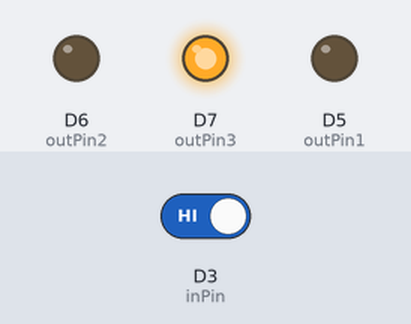
Bench run of a sketch on a simulated ESP8266 (NodeMCU). Shown: output pins drawn as LEDs (lit = HIGH). Inputs (shaded band) come from the test bench; at power-on: D3 (inPin) HIGH. What the sketch prints to the serial monitor is not drawn.

Above: at 1.2 s.
1.3 s: D3 (inPin) driven LOW
At 2.6 s:
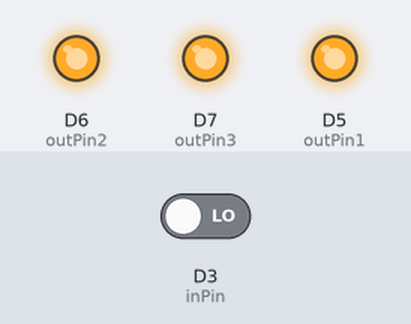
3.5 s: D3 (inPin) driven HIGH
At 5.2 s:
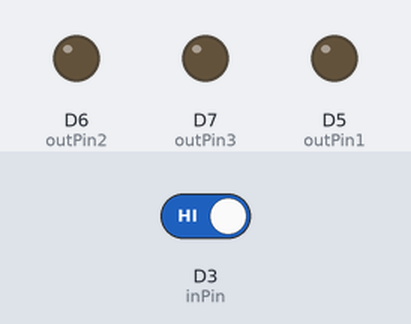
5.5 s: D3 (inPin) driven LOW
At 11.1 s:
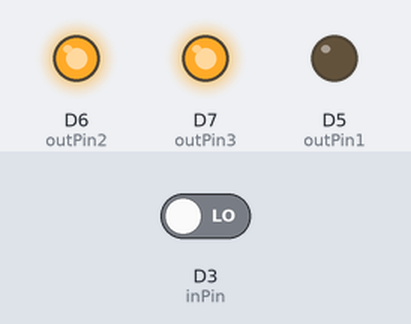
Timing chart, 0 to 20.5 s (numbered marks = the images above; inputs shaded):
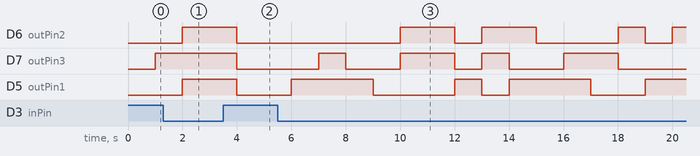

Measured:
- after the input at 1.3 s, D6 (outPin2): goes on until 2.0 s, then stays HIGH; D7 (outPin3): stays HIGH (without the input it goes to LOW after 0.70 s); D5 (outPin1): LOW → HIGH after 0.70 s instead of 1.7 s
- after the input at 3.5 s, D6 (outPin2), D7 (outPin3), D5 (outPin1): HIGH → LOW after 0.50 s
- after the input at 5.5 s, D6 (outPin2): goes HIGH 2.0 s, LOW 1.0 s, HIGH 2.0 s, LOW 3.0 s, HIGH 1.0 s, LOW 1.0 s, then HIGH, starting after 4.5 s; D7 (outPin3): LOW → HIGH after 1.5 s, → LOW 1.0 s later, → HIGH 2.0 s later, → LOW 2.0 s later, … (8 changes in this stretch)

The sketch:

LAB3_code.ino
```cpp
#include "user_interface.h"

os_timer_t myTimer;

bool tickOccured;

const short int inPin = D3;        // the number of the input pin
const short int outPin1 = D5;     // the number of the output pin
const short int outPin2 = D6;
const short int outPin3 = D7;

int LEDstate1 = LOW;// the current state of the output pin
int LEDstate2 = LOW;
int LEDstate3 = LOW;

int reading;           // the current reading from the input pin
int previous;   // the previous reading from the input pin
const int delayBetweenReadings = 2;
int delayCounter;
bool delaying;

int currentSeq;
int currentPos;
const int numOfSeq = 3;
const int numOfLED = 3;
const int sequenceLength = 16;
int seq[numOfSeq][numOfLED][sequenceLength] = {{{1,0,0,1,1,0,1,1,1,0,0,0,1,0,1,1},
                                                {0,0,1,0,1,1,0,0,0,0,1,1,0,1,1,0},
                                                {1,1,0,0,0,1,0,1,0,0,1,1,0,1,0,0}},

                                               {{1,1,1,1,1,1,1,1,1,1,1,1,1,1,1,1},
                                                {1,1,1,1,1,1,1,1,1,1,1,1,1,1,1,1},
                                                {1,1,1,1,1,1,1,1,1,1,1,1,1,1,1,1}},

                                               {{0,0,0,0,0,0,0,0,0,0,0,0,0,0,0,0},
                                                {0,0,0,0,0,0,0,0,0,0,0,0,0,0,0,0},
                                                {0,0,0,0,0,0,0,0,0,0,0,0,0,0,0,0}}};

 void timerCallback(void *pArg) {
      tickOccured = true;

      if(delaying){
        delayCounter += 1;
        if (delayCounter == delayBetweenReadings){
          delayCounter = 0;
          delaying = false;
        }
      }

      currentPos = (currentPos+1)%sequenceLength;
      digitalWrite(outPin1,seq[currentSeq][0][currentPos]);
      digitalWrite(outPin2,seq[currentSeq][1][currentPos]);
      digitalWrite(outPin3,seq[currentSeq][2][currentPos]);

      return;
}

void interrupt_init(void) {
        os_timer_setfn(&myTimer, timerCallback, NULL);
        os_timer_arm(&myTimer, 1000, true);
}

void state_init(void){
        delayCounter = 0;
        delaying = false;
        currentSeq = 0;
        currentPos = 0;
        previous = HIGH;
}

void setup()
{
pinMode(inPin, INPUT);
digitalWrite(inPin, LOW); // turn on the built in pull-up resistor
pinMode(outPin1, OUTPUT);
pinMode(outPin2, OUTPUT);
pinMode(outPin3, OUTPUT);

 Serial.begin(115200);
 Serial.println();
 Serial.println();
 Serial.println("--------------------------");
 Serial.println("ESP8266 Timer Test With LED");
 Serial.println("--------------------------");
 tickOccured = false;
 interrupt_init();
 state_init();

}

void loop()
{

 if (tickOccured == true)
 {
    //Serial.println("Tick Occurred");
    tickOccured = false;
 }

if (delaying){
  previous = digitalRead(inPin);
  return;
}else{
  reading = digitalRead(inPin);
  if (reading != previous){
    delaying = true;
    currentSeq = (currentSeq+1)%numOfSeq;
  }
}

}
```
